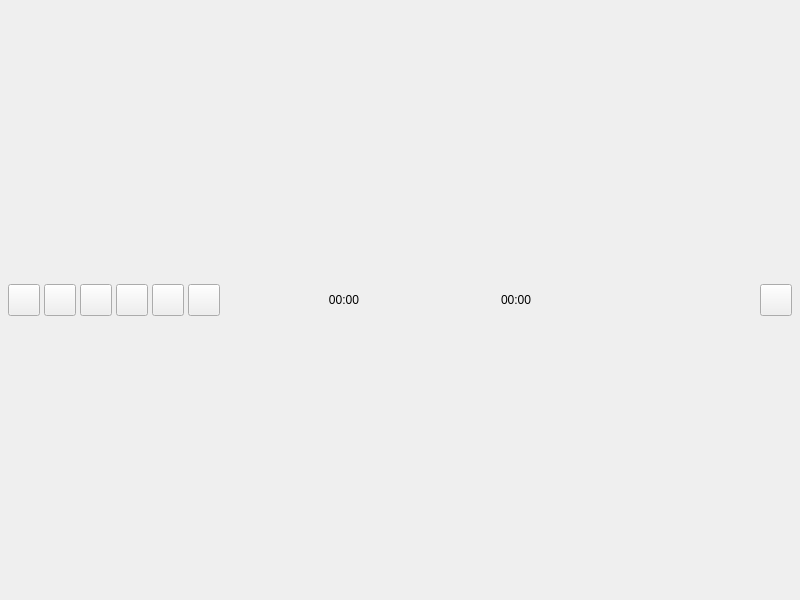
<?xml version="1.0" encoding="UTF-8"?>
<ui version="4.0">
 <class>Player</class>
 <widget class="QMainWindow" name="Player">
  <property name="geometry">
   <rect>
    <x>0</x>
    <y>0</y>
    <width>800</width>
    <height>600</height>
   </rect>
  </property>
  <property name="windowTitle">
   <string>视频播放器</string>
  </property>
  <widget class="QWidget" name="centralwidget">
   <layout class="QVBoxLayout" name="verticalLayout">
    <property name="spacing">
     <number>0</number>
    </property>
    <property name="leftMargin">
     <number>0</number>
    </property>
    <property name="topMargin">
     <number>0</number>
    </property>
    <property name="rightMargin">
     <number>0</number>
    </property>
    <property name="bottomMargin">
     <number>0</number>
    </property>
    <item>
     <layout class="QVBoxLayout" name="videoLayout">
      <property name="spacing">
       <number>0</number>
      </property>
     </layout>
    </item>
    <item>
     <widget class="QWidget" name="controlWidget" native="true">
      <property name="minimumSize">
       <size>
        <width>0</width>
        <height>40</height>
       </size>
      </property>
      <property name="maximumSize">
       <size>
        <width>16777215</width>
        <height>40</height>
       </size>
      </property>
      <property name="styleSheet">
       <string notr="true"/>
      </property>
      <layout class="QHBoxLayout" name="horizontalLayout">
       <property name="spacing">
        <number>4</number>
       </property>
       <property name="leftMargin">
        <number>8</number>
       </property>
       <property name="topMargin">
        <number>0</number>
       </property>
       <property name="rightMargin">
        <number>8</number>
       </property>
       <property name="bottomMargin">
        <number>0</number>
       </property>
       <item>
        <widget class="QPushButton" name="playButton">
         <property name="minimumSize">
          <size>
           <width>32</width>
           <height>32</height>
          </size>
         </property>
         <property name="maximumSize">
          <size>
           <width>32</width>
           <height>32</height>
          </size>
         </property>
         <property name="focusPolicy">
          <enum>Qt::NoFocus</enum>
         </property>
         <property name="text">
          <string/>
         </property>
        </widget>
       </item>
       <item>
        <widget class="QPushButton" name="stopButton">
         <property name="minimumSize">
          <size>
           <width>32</width>
           <height>32</height>
          </size>
         </property>
         <property name="maximumSize">
          <size>
           <width>32</width>
           <height>32</height>
          </size>
         </property>
         <property name="focusPolicy">
          <enum>Qt::NoFocus</enum>
         </property>
         <property name="text">
          <string/>
         </property>
        </widget>
       </item>
       <item>
        <widget class="QPushButton" name="backwardButton">
         <property name="minimumSize">
          <size>
           <width>32</width>
           <height>32</height>
          </size>
         </property>
         <property name="maximumSize">
          <size>
           <width>32</width>
           <height>32</height>
          </size>
         </property>
         <property name="focusPolicy">
          <enum>Qt::NoFocus</enum>
         </property>
         <property name="text">
          <string/>
         </property>
        </widget>
       </item>
       <item>
        <widget class="QPushButton" name="forwardButton">
         <property name="minimumSize">
          <size>
           <width>32</width>
           <height>32</height>
          </size>
         </property>
         <property name="maximumSize">
          <size>
           <width>32</width>
           <height>32</height>
          </size>
         </property>
         <property name="focusPolicy">
          <enum>Qt::NoFocus</enum>
         </property>
         <property name="text">
          <string/>
         </property>
        </widget>
       </item>
       <item>
        <widget class="QPushButton" name="previousButton">
         <property name="minimumSize">
          <size>
           <width>32</width>
           <height>32</height>
          </size>
         </property>
         <property name="maximumSize">
          <size>
           <width>32</width>
           <height>32</height>
          </size>
         </property>
         <property name="focusPolicy">
          <enum>Qt::NoFocus</enum>
         </property>
         <property name="toolTip">
          <string>上一个</string>
         </property>
         <property name="text">
          <string/>
         </property>
        </widget>
       </item>
       <item>
        <widget class="QPushButton" name="nextButton">
         <property name="minimumSize">
          <size>
           <width>32</width>
           <height>32</height>
          </size>
         </property>
         <property name="maximumSize">
          <size>
           <width>32</width>
           <height>32</height>
          </size>
         </property>
         <property name="focusPolicy">
          <enum>Qt::NoFocus</enum>
         </property>
         <property name="toolTip">
          <string>下一个</string>
         </property>
         <property name="text">
          <string/>
         </property>
        </widget>
       </item>
       <item>
        <widget class="QLabel" name="currentTimeLabel">
         <property name="minimumSize">
          <size>
           <width>45</width>
           <height>0</height>
          </size>
         </property>
         <property name="text">
          <string>00:00</string>
         </property>
         <property name="alignment">
          <set>Qt::AlignRight|Qt::AlignTrailing|Qt::AlignVCenter</set>
         </property>
        </widget>
       </item>
       <item>
        <widget class="ClickableSlider" name="progressSlider" native="true">
         <property name="minimumSize">
          <size>
           <width>100</width>
           <height>0</height>
          </size>
         </property>
         <property name="focusPolicy">
          <enum>Qt::NoFocus</enum>
         </property>
        </widget>
       </item>
       <item>
        <widget class="QLabel" name="totalTimeLabel">
         <property name="minimumSize">
          <size>
           <width>45</width>
           <height>0</height>
          </size>
         </property>
         <property name="text">
          <string>00:00</string>
         </property>
        </widget>
       </item>
       <item>
        <widget class="QPushButton" name="volumeButton">
         <property name="minimumSize">
          <size>
           <width>32</width>
           <height>32</height>
          </size>
         </property>
         <property name="maximumSize">
          <size>
           <width>32</width>
           <height>32</height>
          </size>
         </property>
         <property name="focusPolicy">
          <enum>Qt::NoFocus</enum>
         </property>
         <property name="toolTip">
          <string>静音</string>
         </property>
         <property name="styleSheet">
          <string notr="true">QPushButton {
                border: none;
                padding: 1px;
            }
            QPushButton:hover {
                background-color: rgba(255, 255, 255, 30);
            }</string>
         </property>
        </widget>
       </item>
       <item>
        <widget class="ClickableSlider" name="volumeSlider" native="true">
         <property name="minimumSize">
          <size>
           <width>80</width>
           <height>0</height>
          </size>
         </property>
         <property name="maximumSize">
          <size>
           <width>80</width>
           <height>16777215</height>
          </size>
         </property>
         <property name="maximum" stdset="0">
          <number>100</number>
         </property>
         <property name="value" stdset="0">
          <number>50</number>
         </property>
        </widget>
       </item>
       <item>
        <widget class="QPushButton" name="playModeButton">
         <property name="minimumSize">
          <size>
           <width>32</width>
           <height>32</height>
          </size>
         </property>
         <property name="maximumSize">
          <size>
           <width>32</width>
           <height>32</height>
          </size>
         </property>
         <property name="focusPolicy">
          <enum>Qt::NoFocus</enum>
         </property>
         <property name="toolTip">
          <string>播放模式</string>
         </property>
         <property name="text">
          <string/>
         </property>
        </widget>
       </item>
      </layout>
     </widget>
    </item>
   </layout>
  </widget>
  <widget class="QMenuBar" name="menubar">
   <property name="geometry">
    <rect>
     <x>0</x>
     <y>0</y>
     <width>800</width>
     <height>18</height>
    </rect>
   </property>
  </widget>
 </widget>
 <customwidgets>
  <customwidget>
   <class>ClickableSlider</class>
   <extends>QWidget</extends>
   <header>clickableslider.h</header>
  </customwidget>
 </customwidgets>
 <resources/>
 <connections/>
</ui>
